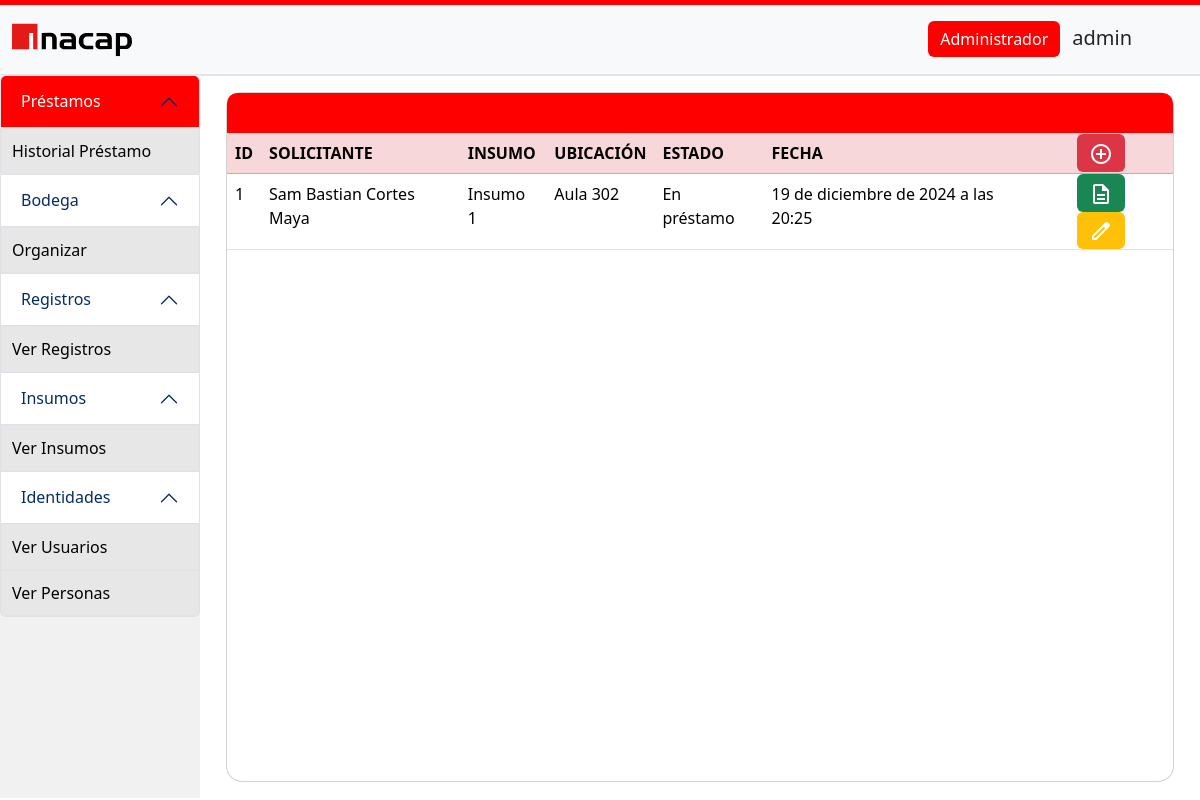
Screenshot of /prestamos/ (signed in) with the database file from the repository.
### bodegaApp/models/identidades.py (models this page shows, shortened)
class Usuario(AbstractUser):
    first_name = None
    last_name = None
    is_staff = None
    groups = None
    user_permissions = None
    email = models.EmailField(max_length=60, unique=True)
    username = models.CharField(max_length=20, unique=True)
    password = models.CharField(max_length=20)
    persona = models.OneToOneField(Persona, on_delete=models.PROTECT, unique=True)
    foto_perfil = models.ForeignKey(Adjunto, on_delete=models.SET_DEFAULT, default=1)

class Persona(models.Model):
    rut                 = models.CharField(max_length=12, unique=True)
    nombre_completo     = models.CharField(max_length=75)
    fecha_nacimiento    = models.DateField()

### bodegaApp/models/registros.py (models this page shows, shortened)
class Prestamo(models.Model):
    ESTADO_CHOICES = (
        (1, 'En préstamo'),
        (2, 'Devuelto'),
        (3, 'Perdido'),
        (4, 'Anulado'),
        (5, 'Otros'),
    )
    usuario        = models.ForeignKey(Usuario, on_delete=models.PROTECT)
    solicitante    = models.ForeignKey(Persona, on_delete=models.PROTECT)
    adjunto        = models.ForeignKey(Adjunto, on_delete=models.PROTECT, null=True, blank=True)
    insumo         = models.ForeignKey(Insumo, on_delete=models.PROTECT)
    fechaCreacion  = models.DateTimeField(auto_now_add=True)
    ubicacion      = models.CharField(max_length=255)
    notas          = models.TextField()
    estado         = models.IntegerField(choices=ESTADO_CHOICES, default=1)
    def get_estado_display(self):
        return dict(Prestamo.ESTADO_CHOICES)[self.estado]

### bodegaApp/models/inventario.py (models this page shows, shortened)
class Insumo(models.Model):
    nombre          = models.CharField(max_length=100)
    descripcion     = models.CharField(max_length=500)
    activo          = models.BooleanField(default=True)
    adjunto         = models.ForeignKey(Adjunto, on_delete=models.PROTECT)
    categoria       = models.ForeignKey(Categoria,on_delete=models.SET(get_default_categoria), default=get_default_categoria)
    locker          = models.ForeignKey(Locker, on_delete=models.PROTECT, null=True, blank=True)
    caja            = models.ForeignKey(Caja, on_delete=models.PROTECT, null=True, blank=True)
    class Meta:
        verbose_name = "Insumo"
        verbose_name_plural = "Insumos"

### bodegaApp/views/prestamos.py (the view)
# urls.py: path("prestamos/", verPrestamos, name="Prestamos"),
@login_required
def verPrestamos(request):
    context = {'prestamos': Prestamo.objects.all()}
    return render(request, base+"prestamos.html", { **context, **section })

### templates/prestamos/prestamos.html (shortened to what this page needs)
{% extends "home.html" %}
{% load static %}
{% block content %}
<div class="card w-100 m-3 rounded-4">
    <div class="card w-100 justify-content-center" id="top">
    </div>
    <table class="table">
        <thead>
            <tr class="table-danger">
                <th scope="col">ID</th>
                <th scope="col">SOLICITANTE</th>
                <th scope="col">INSUMO</th>
                <th scope="col">UBICACIÓN</th>
                <th scope="col">ESTADO</th>
                <th scope="col">FECHA</th>
                <th scope="col" class="p-0 align-content-center justify-content-end text-end pe-5">
                    <a class="btn bg-danger h-1 fw-bold" onClick="openModal('{% url "CrearPrestamo" %}')"><img src="{% static "image/add.svg" %}"></a>
                </th>
            </tr>
        </thead>
        <tbody>
            {% for prestamo in prestamos %}
                <tr>
                    <td scope="row">{{ prestamo.id }}</td>
                    <td>{{ prestamo.solicitante.nombre_completo }}</td>
                    <td>{{ prestamo.insumo.nombre }}</td>
                    <td>{{ prestamo.ubicacion }}</td>
                    <td>{{ prestamo.get_estado_display }}</td>
                    <td>{{ prestamo.fechaCreacion }}</td>
                    <td class="p-0 align-content-center justify-content-end text-end pe-5">
                        <a class="btn bg-success fw-bold" onclick="openModal('{% url "DetallesPrestamo" prestamo.id %}')"><img src="{% static "image/details.svg" %}"></a>
                        <a class="btn bg-warning fw-bold" onclick="openModal('{% url "ActualizarPrestamo" prestamo.id %}')"><img src="{% static "image/edit.svg" %}"></a>
                    </td>
                </tr>
            {% endfor %}
        </tbody>
    </table>
</div>
{% endblock %}

### templates/components/navbar.html
{% load static %}
    {% block content %}
    <nav class="navbar navbar-expand-lg navbar-light bg-light" id="navbar">
        <div class="container-fluid">
            <img src="{% static 'image/logo.svg' %}" alt="logo" id="logo" width="120" height="100" class="d-inline-block align-text-top">
            <div id="info">
                <div class="d-flex pe-5">
                {% if user.is_superuser == True %}
                    <button class="btn btn-danger me-1">Administrador</button>
                {% endif %}
                    <h5 class="ms-2 me-2">{{user.username}}</h5>
                </div>
            </div>
        </div>
    </nav>
    {% endblock %}

### static/css/style.css (style rules this page uses)
#info .d-flex { text-align: center !important; align-items: baseline !important; }
#navbar { border-top: 5px solid red !important; border-bottom: #e4e4e4 solid 1px !important; height: 75px !important; }
#top { width: 100% !important; height: 40px !important; background-color: red !important; text-align: center !important; align-items: center !important; color: white !important; border-radius: 10px 10px 0px 0px !important; border: transparent solid 1px !important; font-weight: bold !important; padding: 0 !important; line-height: 0px !important; }
.btn { background-color: red !important; border: none !important; }

### rows the page displays
Usuario: username "admin"
Prestamo: id "1", solicitante.nombre_completo "Sam Bastian Cortes Maya", insumo.nombre "Insumo 1", ubicacion "Aula 302", estado "En préstamo", fechaCreacion "19 de diciembre de 2024 a las 20:25"
